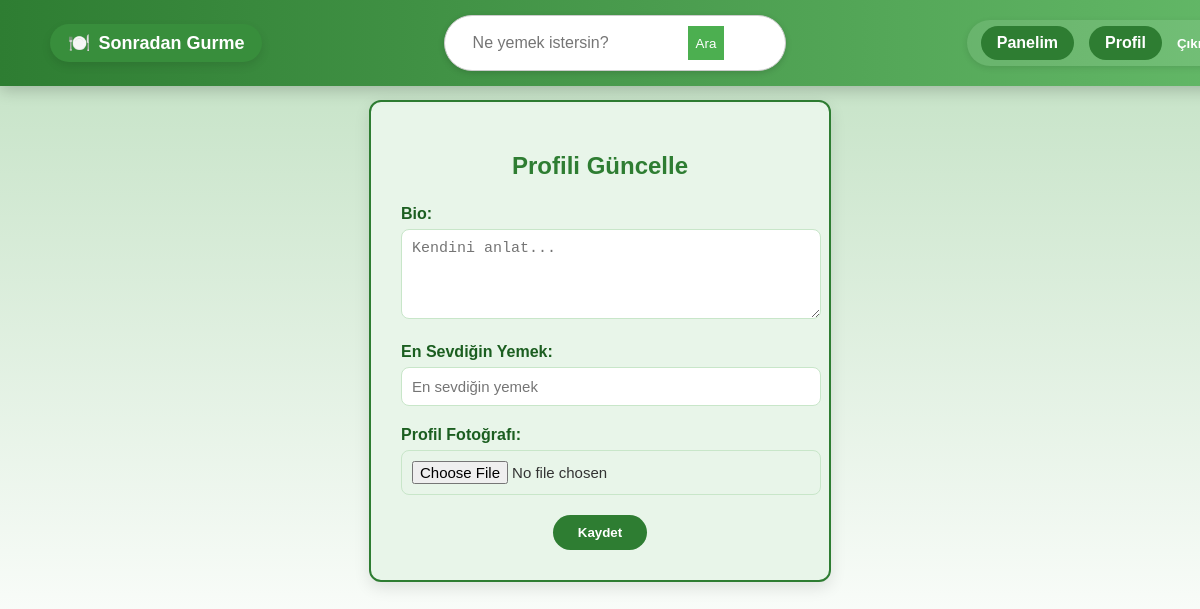
Page /sgapp/profil/guncelle/ (signed in) on the earlier database version.
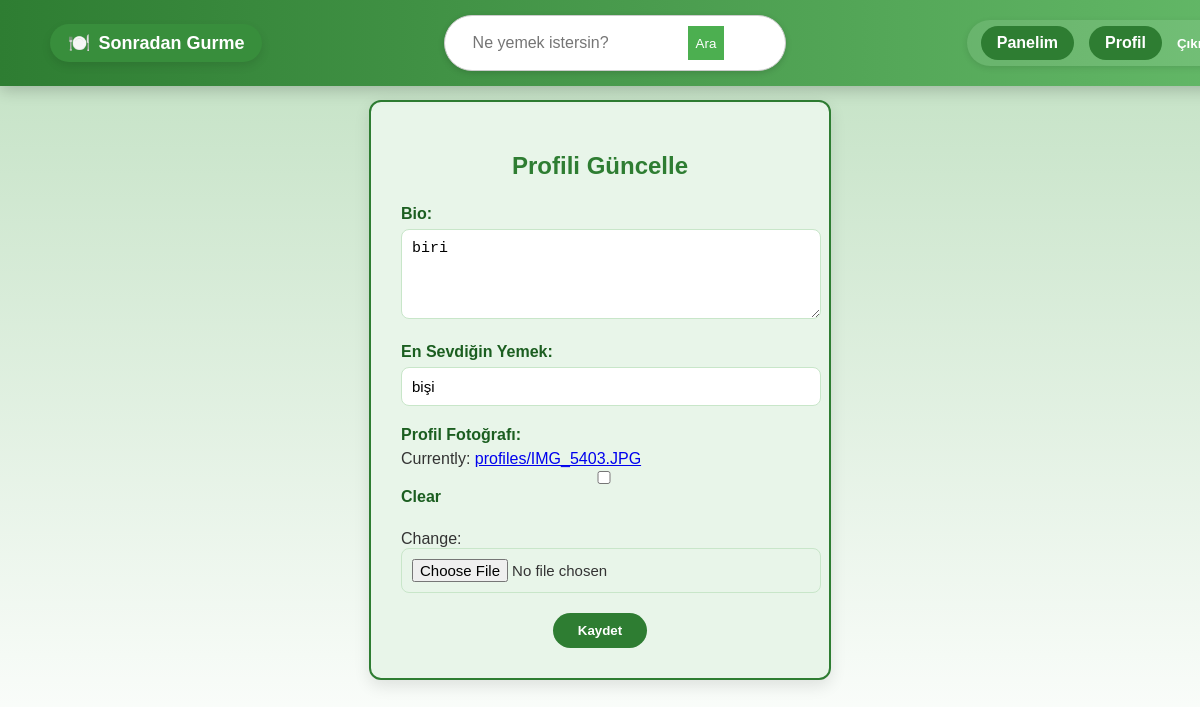
Same page on the later database version.
### sgapp/models.py (models this page shows, shortened)
class User(AbstractUser):
    ROLE_CHOICES = (
        ('normal', 'Normal Kullanıcı'),
        ('gurme', 'Gurme'),
        ('moderator', 'Moderatör'),
    )
    role = models.CharField(max_length=10, choices=ROLE_CHOICES, default='normal')
    bio = models.TextField(blank=True)
    profile_picture = models.ImageField(upload_to='profiles/', null=True, blank=True)
    favorite_dish = models.CharField(max_length=100, blank=True, null=True)

### sgapp/views.py (the view)
# urls.py: path('profil/guncelle/', views.update_profile_view, name='update_profile'),
@login_required
def update_profile_view(request):
    user = request.user
    if request.method == 'POST':
        form = ProfileUpdateForm(request.POST, request.FILES, instance=user)
        if form.is_valid():
            form.save()
            return redirect('profile')
    else:
        form = ProfileUpdateForm(instance=user)
    return render(request, 'users/update_profile.html', {'form': form})

### sgapp/forms.py
class ProfileUpdateForm(forms.ModelForm):
    class Meta:
        model = User
        fields = ['bio', 'favorite_dish', 'profile_picture']
        widgets = {
            'bio': forms.Textarea(attrs={'rows': 4, 'placeholder': 'Kendini anlat...'}),
            'favorite_dish': forms.TextInput(attrs={'placeholder': 'En sevdiğin yemek'}),
        }

### templates/users/update_profile.html (shortened to what this page needs)
{% extends "base.html" %}
{% block content %}
<div class="form-container">
    <h2>Profili Güncelle</h2>
    <form method="POST" enctype="multipart/form-data">
        <div class="form-group">
            <label for="id_bio">Bio:</label>
            {{ form.bio }}
        </div>
        <div class="form-group">
            <label for="id_favorite_dish">En Sevdiğin Yemek:</label>
            {{ form.favorite_dish }}
        </div>
        <div class="form-group">
            <label for="id_profile_picture">Profil Fotoğrafı:</label>
            {{ form.profile_picture }}
        </div>
        <button type="submit">Kaydet</button>
    </form>
</div>
{% endblock %}

Differences in the rows shown:
changed User: bio (not shown) → "biri"; favorite_dish (not shown) → "bişi"
Other differences:
form field profile_picture: (not shown) → "☐"
text now shown: "Currently: profiles/IMG_5403.JPG Clear Change:"
